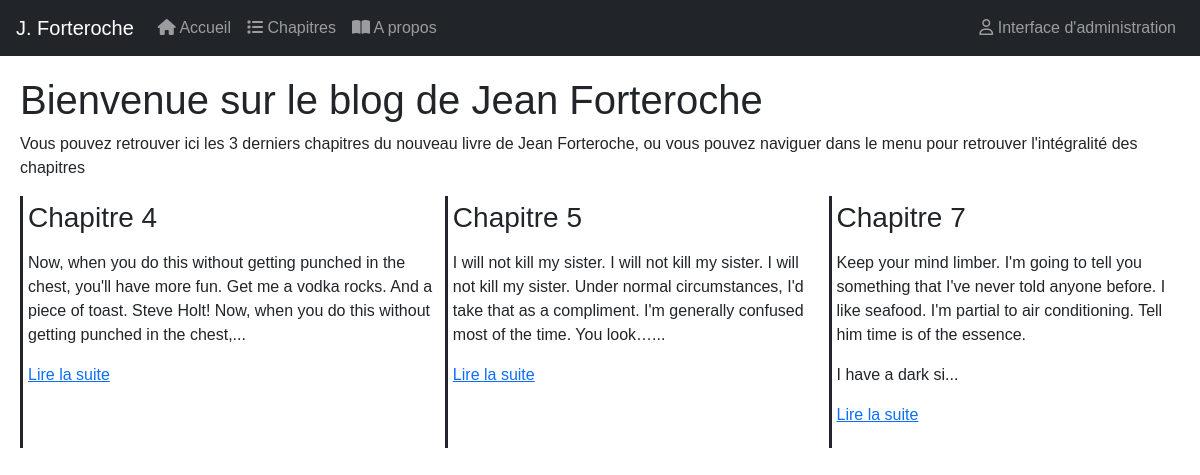
The page / (signed in) on the database its author committed.
### tables this page shows
CREATE TABLE IF NOT EXISTS `billets` (
  `id` int(11) NOT NULL AUTO_INCREMENT,
  `titre` varchar(255) DEFAULT NULL,
  `contenu` text DEFAULT NULL,
  `date_publi` date DEFAULT NULL,
  PRIMARY KEY (`id`)
);

### core/Controller/Controller.php (called while the page is built, shortened)
<?php
class Controller {
    protected $viewpath;
    protected function render($view, $variable =[]) {
        extract($variable);
        require ($this -> viewpath . $view . '.php');
    }
}

### app/Controller/Frontend/FrontendController.php (called while the page is built, shortened)
<?php
Class FrontendController extends AppController {
    public function home() {
        $billets = $this->billet->getThreeLast();
        $this-> render('frontend/home', compact('billets'));
    }
}

### core/Table/Table.php (called while the page is built, shortened)
<?php
class Table {
    protected $db;
    public function __construct(MysqlDatabase $db) {
        $this -> db = $db;
    }
    public function query($statement, $attributes = null, $one = false) {
        if($attributes) {
            return $this -> db -> prepare($statement, $attributes, str_replace('Table','Entity', get_class($this)), $one);
        }
        else {
            return $this -> db -> query($statement, str_replace('Table','Entity', get_class($this)), $one);
        }
    }
}
?>

### core/Database/MysqlDatabase.php (called while the page is built, shortened)
<?php
class MysqlDatabase {
    private $db_name;
    private $db_user;
    private $db_pass;
    private $db_host;
    private $pdo;
    public function __construct($db_name, $db_user, $db_pass, $db_host) {
        $this -> db_name = $db_name;
        $this -> db_user = $db_user;
        $this -> db_pass = $db_pass;
        $this -> db_host = $db_host;
    }
    private function getPDO(){
        if($this -> pdo === null) {
            $pdo = new PDO('mysql:dbname=' . $this -> db_name. ';host=' . $this -> db_host . '', $this -> db_user, $this -> db_pass);
            $pdo -> setAttribute(PDO::ATTR_ERRMODE, PDO::ERRMODE_EXCEPTION);
            $this -> pdo = $pdo;
        }
        return $this -> pdo;
    }
    public function query($statement, $class_name=null, $one=false) {
        $req = $this -> getPDO() -> query($statement);
        if($class_name === null) {
            $req -> setFetchMode(PDO::FETCH_OBJ);
        }
        else {
            $req->setFetchMode(PDO::FETCH_CLASS, $class_name);
        }
        if ($one) {
            $datas = $req->fetch();
        }
        else {
            $datas = $req->fetchAll();
        }
        return $datas;
    }
}

### app/Table/BilletTable.php (called while the page is built, shortened)
<?php
class BilletTable extends Table {
    public function getThreeLast() {
        return $this -> query('SELECT * FROM (SELECT * FROM billets WHERE date_publi <= current_date() ORDER BY titre DESC LIMIT 3) lastNrows_subquery ORDER BY id');
    }
}
?>

### app/AutoLoader.php (called while the page is built, shortened)
<?php
class AutoLoader {
    public static function autoload($class) {
        if (strpos($class, __NAMESPACE__ . '\\') === 0){
            $class = str_replace(__NAMESPACE__ . '\\', '', $class);
            $class = str_replace('\\', '/', $class);
        }
    }
}

### core/AutoLoader.php (called while the page is built, shortened)
<?php
class AutoLoader {
    public static function autoload($class) {
        if (strpos($class, __NAMESPACE__ . '\\') === 0){
            $class = str_replace(__NAMESPACE__ . '\\', '', $class);
            $class = str_replace('\\', '/', $class);
        }
    }
}

### core/Entity/Entity.php (called while the page is built, shortened)
<?php
class Entity {
    public function __get($key) {
        $method = 'get' . ucfirst($key);
        $this -> $key = $this->$method();
        return $this -> $key;
    }
}

### app/views/frontend/home.php (the view)
<section id="accueil" class="main">
    <h1> Bienvenue sur le blog de Jean Forteroche</h1>
    <p>
        Vous pouvez retrouver ici les 3 derniers chapitres du nouveau livre de Jean Forteroche,
        ou vous pouvez naviguer dans le menu pour retrouver l'intégralité des chapitres
    </p>
    <div class="homepage">
        <?php
        foreach($billets as $billet):
        ?>
        <div class="extrait-div">
            <h3> <?php echo $billet -> titre;?> </h3>
            <p> <?php echo $billet -> extrait; ?> </p>
        </div>
        <?php endforeach; ?>
    </div>
</section>

### app/Entity/BilletEntity.php (shortened to what this page needs)
<?php
class BilletEntity extends Entity{
    public function getUrl() {
        return 'index.php?action=chapitre&id=' . $this->id;
    }
    public function getExtrait() {
        $html = '<p>' . substr($this->contenu, 0, 200) . '...</p>';
        $html .= '<p><a href="' . $this->url . '">Lire la suite</a></p>';
        return $html;
    }
}
?>

### public/css/style.css (style rules this page uses)
html ,body ,h1 ,h2 ,h3 ,h4 ,h5 ,h6 ,p , a { font-family: ff-tisa-sans-web-pro, sans-serif; font-style: normal; font-weight: 100; margin-top: 0px; margin-left: 0px; margin-right: 0px; }
.main { padding: 20px; }
.homepage { display: flex; flex-direction: row; justify-content: space-around; }
.extrait-div { border-left: solid 5px; padding: 5px; border-width: medium; }

### rows shown on the page
billets: titre "Chapitre 4", contenu "Now, when you do this without getting punched in the chest, you'll have more fun. Get me a vodka rocks. And a piece of toast. Steve Holt! Now, when you do this without getting punched in the chest,"
billets: titre "Chapitre 5", contenu "I will not kill my sister. I will not kill my sister. I will not kill my sister. Under normal circumstances, I'd take that as a compliment. I'm generally confused most of the time. You look…"
billets: titre "Chapitre 7", contenu "Keep your mind limber. I'm going to tell you something that I've never told anyone before. I like seafood. I'm partial to air conditioning. Tell him time is of the essence. I have a dark si"
